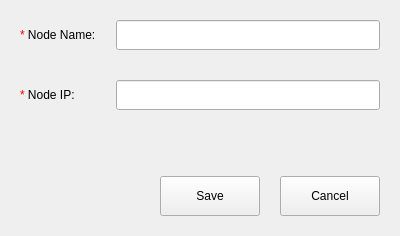
<?xml version="1.0" encoding="UTF-8"?>
<ui version="4.0">
 <class>NodeAddition</class>
 <widget class="QWidget" name="NodeAddition">
  <property name="geometry">
   <rect>
    <x>0</x>
    <y>0</y>
    <width>400</width>
    <height>236</height>
   </rect>
  </property>
  <property name="minimumSize">
   <size>
    <width>400</width>
    <height>200</height>
   </size>
  </property>
  <property name="maximumSize">
   <size>
    <width>400</width>
    <height>236</height>
   </size>
  </property>
  <property name="windowTitle">
   <string>Form</string>
  </property>
  <layout class="QVBoxLayout" name="verticalLayout">
   <property name="spacing">
    <number>0</number>
   </property>
   <property name="leftMargin">
    <number>20</number>
   </property>
   <property name="topMargin">
    <number>20</number>
   </property>
   <property name="rightMargin">
    <number>20</number>
   </property>
   <property name="bottomMargin">
    <number>20</number>
   </property>
   <item>
    <layout class="QGridLayout" name="gridLayout">
     <property name="horizontalSpacing">
      <number>20</number>
     </property>
     <property name="verticalSpacing">
      <number>30</number>
     </property>
     <item row="0" column="1">
      <widget class="QLineEdit" name="lineEdit_node_name">
       <property name="minimumSize">
        <size>
         <width>0</width>
         <height>30</height>
        </size>
       </property>
       <property name="maximumSize">
        <size>
         <width>16777215</width>
         <height>30</height>
        </size>
       </property>
      </widget>
     </item>
     <item row="0" column="0">
      <widget class="QLabel" name="label">
       <property name="text">
        <string>&lt;font color=red&gt;*&lt;/font&gt; Node Name:</string>
       </property>
      </widget>
     </item>
     <item row="1" column="0">
      <widget class="QLabel" name="label_2">
       <property name="text">
        <string>&lt;font color=red&gt;*&lt;/font&gt; Node IP:</string>
       </property>
      </widget>
     </item>
     <item row="1" column="1">
      <widget class="QLineEdit" name="lineEdit_node_ip">
       <property name="minimumSize">
        <size>
         <width>0</width>
         <height>30</height>
        </size>
       </property>
       <property name="maximumSize">
        <size>
         <width>16777215</width>
         <height>30</height>
        </size>
       </property>
      </widget>
     </item>
    </layout>
   </item>
   <item>
    <spacer name="verticalSpacer">
     <property name="orientation">
      <enum>Qt::Vertical</enum>
     </property>
     <property name="sizeHint" stdset="0">
      <size>
       <width>20</width>
       <height>40</height>
      </size>
     </property>
    </spacer>
   </item>
   <item>
    <layout class="QHBoxLayout" name="horizontalLayout_3">
     <property name="spacing">
      <number>20</number>
     </property>
     <item>
      <spacer name="horizontalSpacer">
       <property name="orientation">
        <enum>Qt::Horizontal</enum>
       </property>
       <property name="sizeHint" stdset="0">
        <size>
         <width>40</width>
         <height>20</height>
        </size>
       </property>
      </spacer>
     </item>
     <item>
      <widget class="QPushButton" name="btn_save">
       <property name="minimumSize">
        <size>
         <width>100</width>
         <height>40</height>
        </size>
       </property>
       <property name="maximumSize">
        <size>
         <width>100</width>
         <height>40</height>
        </size>
       </property>
       <property name="text">
        <string>Save</string>
       </property>
      </widget>
     </item>
     <item>
      <widget class="QPushButton" name="btn_cancel">
       <property name="minimumSize">
        <size>
         <width>100</width>
         <height>40</height>
        </size>
       </property>
       <property name="maximumSize">
        <size>
         <width>100</width>
         <height>40</height>
        </size>
       </property>
       <property name="text">
        <string>Cancel</string>
       </property>
      </widget>
     </item>
    </layout>
   </item>
  </layout>
 </widget>
 <resources/>
 <connections/>
</ui>
